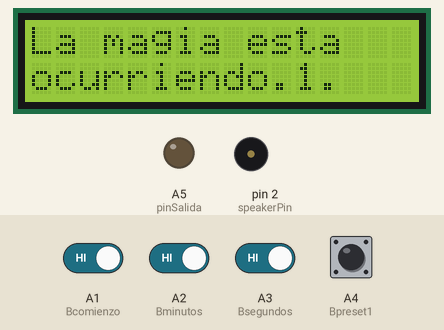
A sketch run on a simulated Arduino Uno, built with avr-gcc and run on an emulated ATmega328P. On the bench: 16×2 character LCD, output pins drawn as LEDs (lit = HIGH), buzzer (waves = sounding). The inputs (shaded band) are chosen by the test bench; at power-on: A1 (Bcomienzo), A2 (Bminutos), A3 (Bsegundos) HIGH, A4 (Bpreset1) LOW. EEPROM starts erased.

Above: at 9.8 s.
9.9 s: A1 (Bcomienzo) driven LOW
At 14.3 s:
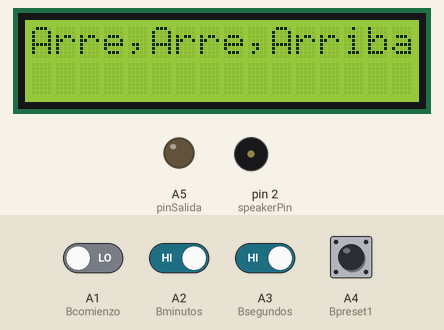
17.2 s: A2 (Bminutos) driven LOW
23.4 s: A1 (Bcomienzo) driven HIGH
At 25.0 s:
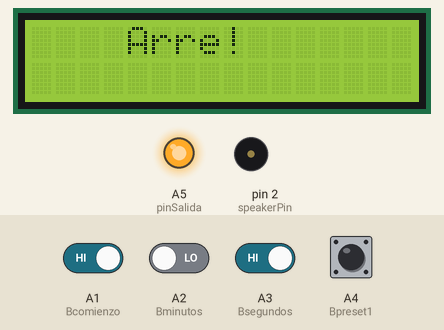
33.4 s: A3 (Bsegundos) driven LOW
At 44.1 s:
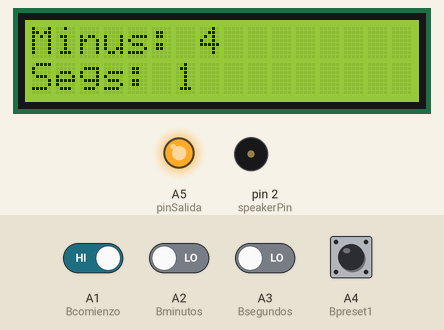
44.6 s: A1 (Bcomienzo) driven LOW
At 49.7 s:
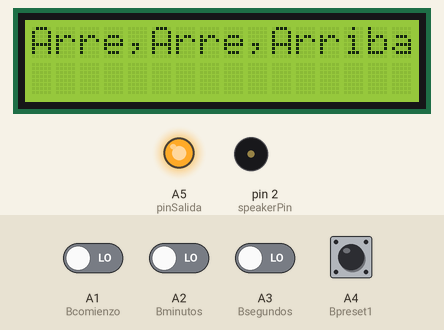
50.3 s: A4 (Bpreset1) pulled HIGH for 1.25 s
At 51.3 s:
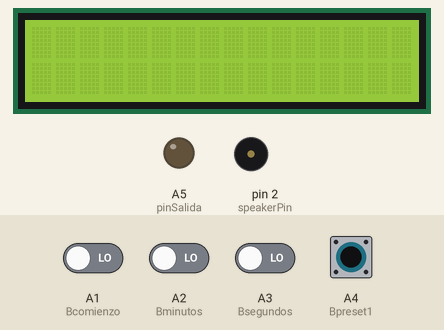
Timing chart, 0 to 53.3 s (numbered marks = the images above; inputs shaded):
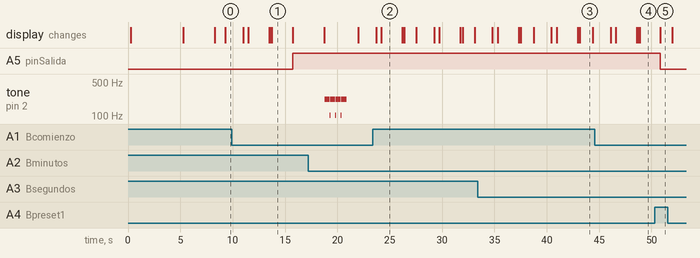

Measured:
- after the input at 9.9 s, A5 (pinSalida): LOW → HIGH after 5.9 s; the display: first differs from a run without the input after 3.9 s (image 1)
- after the input at 23.4 s, A5 (pinSalida): stays HIGH (without the input it goes to LOW after 5.1 s)
- after the input at 44.6 s, the display: first differs from a run without the input after 4.3 s (image 4)
- after the input at 50.3 s, the display: changes after 0.56 s (image 5)
- by itself, tone on pin 2 (speakerPin): repeats every 0.52 s: 104 Hz 0.04 s, 220 Hz 0.48 s, until it stays silent from 20.9 s
- what the display in image 1 shows lasts 2.0 s, from 13.8 s to 15.8 s
- what the display in image 3 shows lasts 1.2 s, from 43.2 s to 44.4 s

The sketch:

Programa_Sleep.ino
```cpp
#include <EEPROM.h>
#include <LiquidCrystal.h>

#define Bpreset1 A4
//#define Bpreset2 2
//#define Bpreset3 3
#define Bsegundos A3
#define Bminutos A2
#define Bcomienzo A1

#define pinSalida A5


#define MApreset1 1
//#define MApreset2 2
//#define MApreset3 3

//--------------------------CANCIONES----------------------------//

int speakerPin = 2;

//bocina

#define c 261
#define d 294
#define e 329
#define f 349
#define g 391
#define gS 415
#define a 440
#define aS 455
#define b 466
#define cH 523
#define cSH 554
#define dH 587
#define dSH 622
#define eH 659
#define fH 698
#define fSH 740
#define gH 784
#define gSH 830
#define aH 880

//------------------------//
 byte button;
 byte memoryAddress;
//Tiempo
byte minutos;
byte segundos;

// LiquidCrystal lcd(RS, E, D4, D5, D6, D7);
LiquidCrystal lcd(8, 9, 4, 5, 6, 7);


void setup()  {//Comienza programa

   pinMode(Bcomienzo, INPUT);
   pinMode(Bminutos, INPUT);
   pinMode(Bsegundos, INPUT);


   pinMode(pinSalida, OUTPUT);


   pinMode(Bpreset1, INPUT);
   //pinMode(Bpreset2, INPUT);
  // pinMode(Bpreset3, INPUT);
   pinMode(speakerPin, OUTPUT);
   //pinMode(buzzerPin, OUTPUT);

  lcd.begin(16, 2);//Mensaje de bienvenida
  lcd.setCursor(0,0);
  lcd.print("Buenos dias");
  delay(200); // Tiempo mensaje 1
  lcd.setCursor(0,1);
  lcd.print("Sr. Campos");
  delay(5000);  //Tiempo mensaje 2
  lcd.clear();


  lcd.setCursor(0,0);
  lcd.print("Be serius now");
  lcd.setCursor(0,1);
  lcd.print("");
  delay(3000);
  lcd.clear();

  minutos = 0;
  segundos = 0;
}

///////////////-----------------------------------------------------------------/////
//////////////--------------------------MARCHA IMPERIAL ------------------------/////


void beep (unsigned char speakerPin, int frequencyInHertz, long timeInMilliseconds)
{


    int x;
    long delayAmount = (long)(1000000/frequencyInHertz);
    long loopTime = (long)((timeInMilliseconds*1000)/(delayAmount*2));
    for (x=0;x<loopTime;x++)
    {
        digitalWrite(speakerPin,HIGH);
        delayMicroseconds(delayAmount);
        digitalWrite(speakerPin,LOW);
        delayMicroseconds(delayAmount);
    }

    delay(20);
    //Delay para separar las notas
}

void march()
{

    beep(speakerPin, a, 500);
    beep(speakerPin, a, 500);
    beep(speakerPin, a, 500);
    beep(speakerPin, a, 500);

}

void imprime_guardando(byte memo){
  lcd.clear();
  lcd.setCursor(0,0);
  lcd.print("La magia esta"); //Mensaje de memoria
  lcd.setCursor(0,1);
  lcd.print("ocurriendo...");
  lcd.setCursor(11,1);
  lcd.print(memo, 10);
  delay(1500);
}

void imprime_leyendo(int val){
  lcd.clear();
  lcd.setCursor(0,0);
  lcd.print("Desempolvando");
  lcd.setCursor(3,1);
  lcd.print("Memoria ");
  lcd.setCursor(11,1);
  lcd.print(val, 10);
  delay(2000);
  lcd.clear();

}
void imprime_guardado_completo(){
  lcd.clear();
  lcd.setCursor(4,0);
  lcd.print("Arre!");
  delay(1500);

}
void anti_rebote_minutos (){

if (digitalRead(Bminutos)==LOW){  ////HIGH
    delay(40);
    if (digitalRead(Bminutos) == LOW){  ////HIGH
    minutos += 1;
    delay(90);
    }
   }
   }


void anti_rebote_segundos (){

if (digitalRead(Bsegundos)==LOW){   ///HIGH
    delay(40);
    if (digitalRead(Bsegundos) == LOW){  ///HIGH
    if(segundos <=58){
    segundos += 1;
    }else if(segundos = 59){
    //limpiar caracter lcd
    lcd.clear();
    segundos = 0;
    minutos += 1;
    }
    delay(50);
    }
   }
   }

void print_comienzo(){

    lcd.clear();
    lcd.setCursor(0,0);
    lcd.print("Arre,Arre,Arriba");
    delay(2000);
    lcd.clear();

}

void print_cuenta_atras(){

do{

  if (segundos > 0){

      lcd.clear();
      lcd.setCursor(0,0);
      lcd.print("Minus: ") ;
      lcd.print(minutos, 10);
      lcd.setCursor(0,1);
      lcd.print("Segs: ");
      lcd.print(segundos, 10);
      delay (1000);
      segundos --;

  }

  if (minutos > 0){
      if (segundos <= 0){
      minutos--;
      segundos = 59;
      }

  }
 }while (segundos != 0);

}

void print_finalizado(){

  lcd.clear();
  lcd.setCursor(0,0);
  lcd.print("Fuego!!");//Mensaje fin de temporización
  lcd.setCursor(0,1);
  lcd.print("");
  delay(3000);   //////////////////////////////////
  lcd.clear();
  lcd.setCursor(3,0);
 // lcd.print("Thinking4u");
  //lcd.setCursor(0,2);
 // lcd.print("Design Carlitoss");


}
///////////////////////////////////////////////////////////////////
void check_preset1(byte button, byte memoryAddress){

    if (digitalRead(button)==HIGH){  ///LOW
        delay(100);
        if(digitalRead(button)==HIGH){  ///LOW
            delay(1000);
            if (digitalRead(button) == HIGH){  ///LOW
              delay(10);
               //Se ha soltado, leemos de eeprom
               imprime_leyendo(memoryAddress);
               minutos = EEPROM.read(memoryAddress);
               delay(100);
               segundos = EEPROM.read(memoryAddress+10);
               delay(100);
               lcd.clear();
            }

           else if (digitalRead(button) == LOW){    //Sigue pulsado write a eeprom  ///HIGH
               imprime_guardando(memoryAddress);
               delay(100);
               EEPROM.write(memoryAddress, minutos);
               delay(100);
               lcd.clear();
               //imprime_guardando(segundos);
               EEPROM.write(memoryAddress+10, segundos);
               delay(500);
               imprime_guardado_completo();
               delay(500);
               lcd.clear();


            }
        }
    }
}


//////////////////////////////////////////////////////////////
void check_preset(byte button, byte memoryAddress){

    if (digitalRead(button)==LOW){  ///HIGH
        delay(10);
        if(digitalRead(button)==LOW){    ///HIGH
            delay(1000);
            if (digitalRead(button) == HIGH){  //LOW
               //Se ha soltado, leemos de eeprom
               imprime_leyendo(memoryAddress);
               minutos = EEPROM.read(memoryAddress);
               delay(100);
               segundos = EEPROM.read(memoryAddress+10);
               delay(100);
               lcd.clear();

            }
            else if (digitalRead(button) == LOW){    //Sigue pulsado write a eeprom  ////HIGH
               imprime_guardando(memoryAddress);
               delay(100);
               EEPROM.write(memoryAddress, minutos);
               delay(100);
               lcd.clear();
               //imprime_guardando(segundos);
               EEPROM.write(memoryAddress+10, segundos);
               delay(500);
               imprime_guardado_completo();
               delay(500);
               lcd.clear();
            }
        }
    }
}


void loop() {


   anti_rebote_minutos();
   anti_rebote_segundos();

  check_preset(Bpreset1, MApreset1);
   //check_preset(Bpreset2, MApreset2);
   //check_preset(Bpreset3, MApreset3);
//  check_preset1(Bpreset; MApreset);


   delay(200);

   lcd.setCursor(0,0);
   lcd.print("Minus: ");
   lcd.print(minutos,10);
   lcd.setCursor(0,1);
   lcd.print("Segs: ");
   lcd.print(segundos,10);


   if(digitalRead(Bcomienzo) == LOW){   ////HIGH
      delay (50);
      if(digitalRead(Bcomienzo) == LOW){  ////HIGH
        print_comienzo();
        digitalWrite(pinSalida, 0);    // Al establecer a 0 se enciende "durante"
         check_preset1(Bpreset1, MApreset1);
        print_cuenta_atras();
        digitalWrite(pinSalida, 1);  //Al establecer a 0 se enciende "despues de"


        print_finalizado();
        march();                  // SONIDO DE BUZZER FINALIZADO
        lcd.clear();

}

   }

}
```
